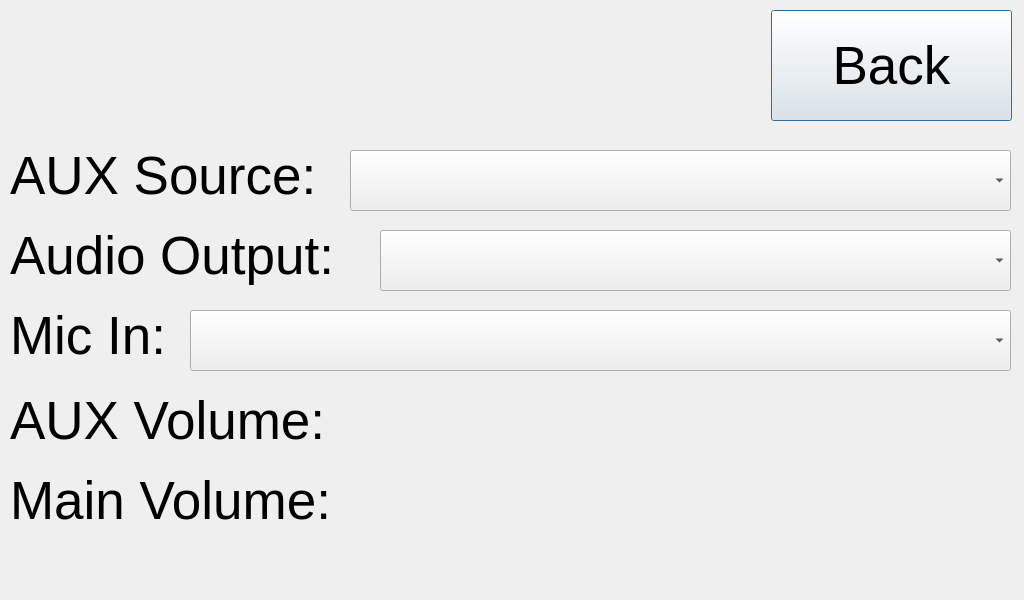
<?xml version="1.0" encoding="UTF-8"?>
<ui version="4.0">
 <class>AudioSettings</class>
 <widget class="QDialog" name="AudioSettings">
  <property name="geometry">
   <rect>
    <x>0</x>
    <y>0</y>
    <width>1024</width>
    <height>600</height>
   </rect>
  </property>
  <property name="windowTitle">
   <string>Dialog</string>
  </property>
  <widget class="QPushButton" name="back">
   <property name="geometry">
    <rect>
     <x>771</x>
     <y>10</y>
     <width>241</width>
     <height>111</height>
    </rect>
   </property>
   <property name="font">
    <font>
     <pointsize>40</pointsize>
    </font>
   </property>
   <property name="text">
    <string>Back</string>
   </property>
  </widget>
  <widget class="QLabel" name="label">
   <property name="geometry">
    <rect>
     <x>10</x>
     <y>130</y>
     <width>341</width>
     <height>91</height>
    </rect>
   </property>
   <property name="font">
    <font>
     <pointsize>40</pointsize>
    </font>
   </property>
   <property name="text">
    <string>AUX Source: </string>
   </property>
  </widget>
  <widget class="QLabel" name="label_2">
   <property name="geometry">
    <rect>
     <x>10</x>
     <y>210</y>
     <width>391</width>
     <height>91</height>
    </rect>
   </property>
   <property name="font">
    <font>
     <pointsize>40</pointsize>
    </font>
   </property>
   <property name="text">
    <string>Audio Output: </string>
   </property>
  </widget>
  <widget class="QLabel" name="label_3">
   <property name="geometry">
    <rect>
     <x>10</x>
     <y>290</y>
     <width>371</width>
     <height>91</height>
    </rect>
   </property>
   <property name="font">
    <font>
     <pointsize>40</pointsize>
    </font>
   </property>
   <property name="text">
    <string>Mic In: </string>
   </property>
  </widget>
  <widget class="QLabel" name="label_4">
   <property name="geometry">
    <rect>
     <x>10</x>
     <y>390</y>
     <width>401</width>
     <height>61</height>
    </rect>
   </property>
   <property name="font">
    <font>
     <pointsize>40</pointsize>
    </font>
   </property>
   <property name="text">
    <string>AUX Volume: </string>
   </property>
  </widget>
  <widget class="QLabel" name="label_5">
   <property name="geometry">
    <rect>
     <x>10</x>
     <y>470</y>
     <width>381</width>
     <height>61</height>
    </rect>
   </property>
   <property name="font">
    <font>
     <pointsize>40</pointsize>
    </font>
   </property>
   <property name="text">
    <string>Main Volume: </string>
   </property>
  </widget>
  <widget class="QComboBox" name="auxSource">
   <property name="geometry">
    <rect>
     <x>350</x>
     <y>150</y>
     <width>661</width>
     <height>61</height>
    </rect>
   </property>
   <property name="font">
    <font>
     <pointsize>20</pointsize>
    </font>
   </property>
  </widget>
  <widget class="QComboBox" name="audioOutput">
   <property name="geometry">
    <rect>
     <x>380</x>
     <y>230</y>
     <width>631</width>
     <height>61</height>
    </rect>
   </property>
   <property name="font">
    <font>
     <pointsize>20</pointsize>
    </font>
   </property>
  </widget>
  <widget class="QComboBox" name="micIn">
   <property name="geometry">
    <rect>
     <x>190</x>
     <y>310</y>
     <width>821</width>
     <height>61</height>
    </rect>
   </property>
   <property name="font">
    <font>
     <pointsize>20</pointsize>
    </font>
   </property>
  </widget>
 </widget>
 <resources/>
 <connections/>
</ui>
